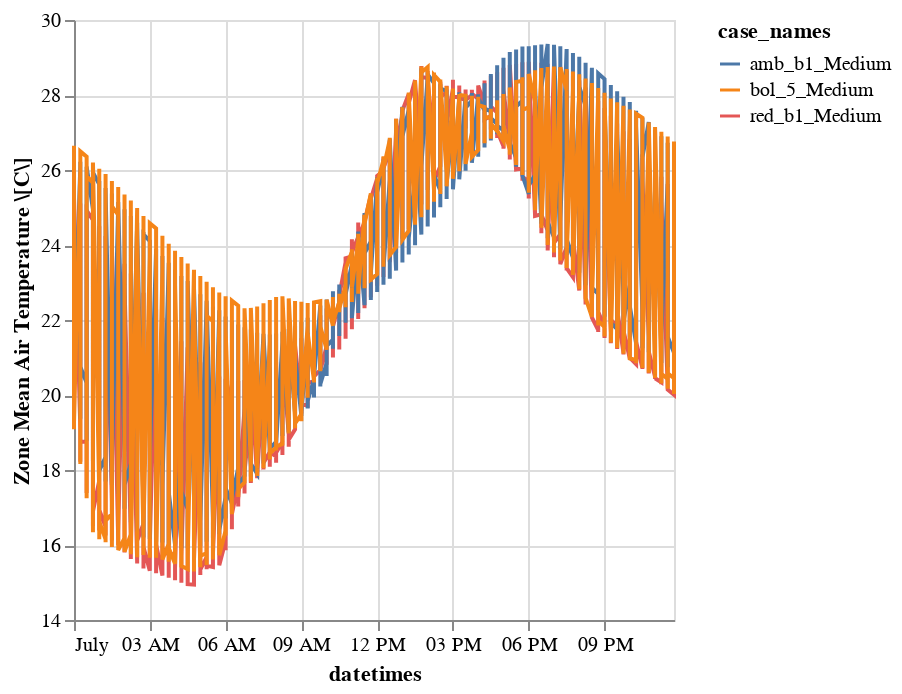

Notebook code cell kept with this figure:
### Code cell
alt.Chart(df_agg).mark_line().encode(
    x='datetimes:T',
    y=alt.Y(r'Zone Mean Air Temperature \[C\]:Q').scale(zero=False),
    color='case_names:N',
).transform_aggregate(
    last_date="argmax(date)",
    groupby=["symbol"]
)

### Figure 1 — Vega-Lite specification as saved in the notebook (floating-point values rounded to 4 significant figures; data arrays with more than 128 entries replaced by an {"elided": "..."} marker saying what was removed)
{"config": {"view": {"continuousWidth": 300, "continuousHeight": 300}}, "data": {"name": "data-dd09daaf66fa81f775799532bb20e50b"}, "mark": {"type": "line"}, "encoding": {"color": {"field": "case_names", "type": "nominal"}, "x": {"field": "datetimes", "type": "temporal"}, "y": {"field": "Zone Mean Air Temperature \\[C\\]", "scale": {"zero": false}, "type": "quantitative"}}, "$schema": "https://vega.github.io/schema/vega-lite/v5.20.1.json", "datasets": {"data-dd09daaf66fa81f775799532bb20e50b": {"elided": "2688 records"}}}
